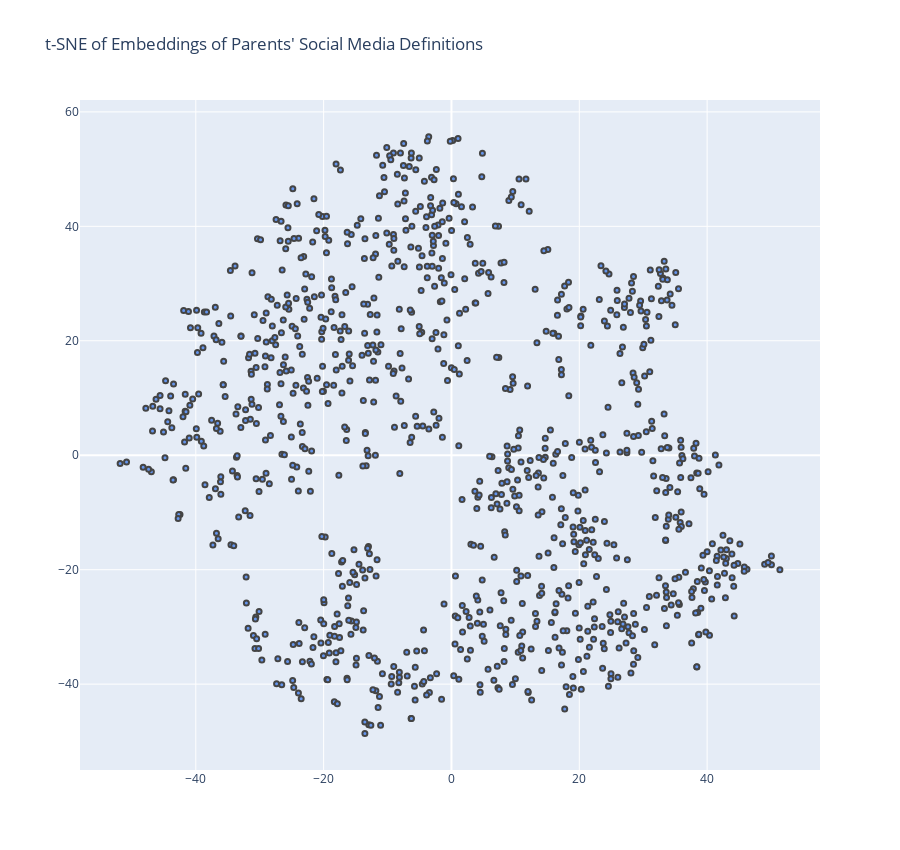

Write notebook code for a chart like this one.
### Markdown cell above
### t-SNE

### Code cell
tsne = TSNE(n_components=2, perplexity=15, random_state=42, init='random', learning_rate=200)
vis_dims = tsne.fit_transform(X)
tsne_x = [x for x, y in vis_dims]
tsne_y = [y for x,y in vis_dims]

# colors = [str(x) for x in df['survey_num'].to_list()]
# color_map = {1: 'coral', 2: 'mediumseagreen', 3: 'cornflowerblue', 4: 'orchid'}

fig = go.Figure()
fig.add_trace(go.Scatter(
    x=tsne_x,
    y=tsne_y,
    mode='markers',
    hoverinfo='all',
    text=df['sm_def'].to_list(),
    marker=dict(
        size=5,
        color="cornflowerblue",
        line=dict(width=2),

    ),
))

fig.update_layout(
    title='t-SNE of Embeddings of Parents\' Social Media Definitions',
    width=900,
    height=850,
)


fig.write_html('../../figures/q1_tsne.html')

fig.write_image('../../figures/q1_tsne.png')

fig.show()

### Figure 1 — Plotly figure (JSON) as saved in the notebook; plotly's stock layout.template omitted (floating-point values rounded to 4 significant figures; data arrays with more than 128 entries replaced by an {"elided": "..."} marker saying what was removed)
{"data": [{"hoverinfo": "all", "marker": {"color": "cornflowerblue", "line": {"width": 2}, "size": 5}, "mode": "markers", "text": {"elided": "1002 str values"}, "type": "scatter", "x": {"elided": "1002 float values"}, "y": {"elided": "1002 float values"}}], "layout": {"height": 850, "title": {"text": "t-SNE of Embeddings of Parents' Social Media Definitions"}, "width": 900}}
